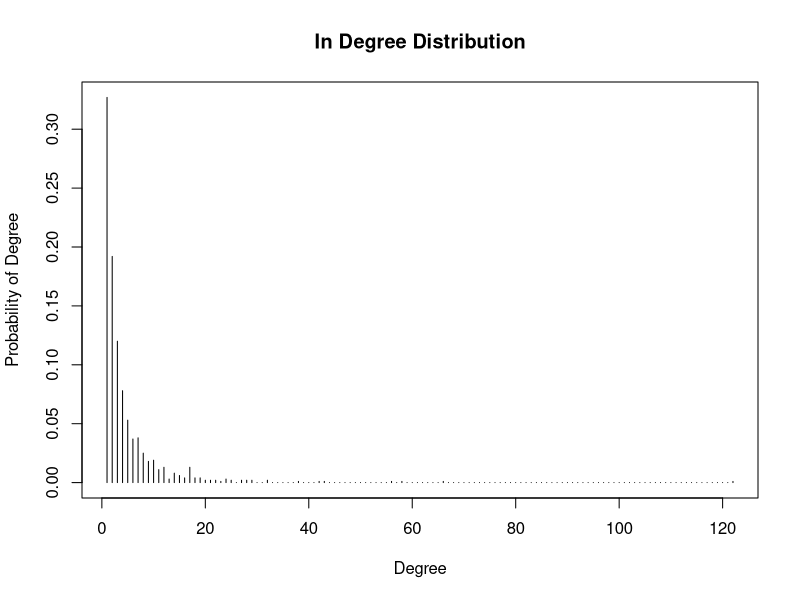
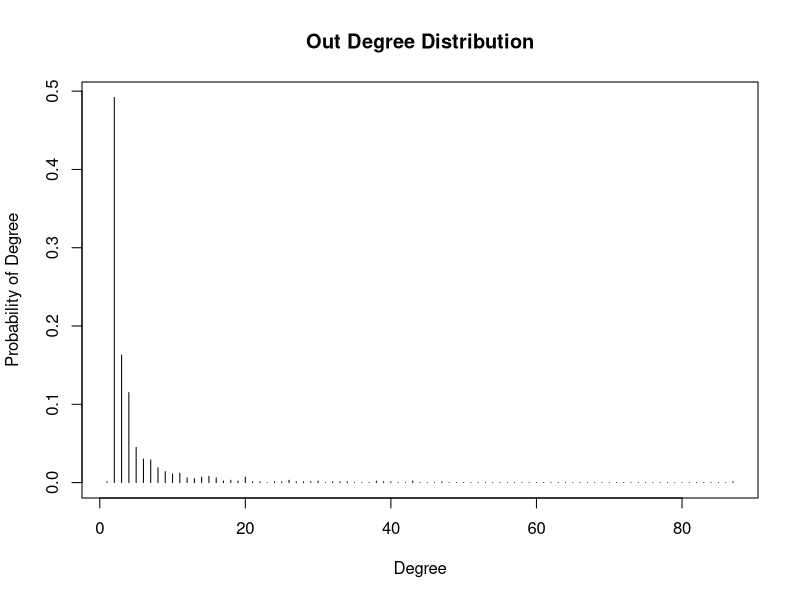

These charts were generated, in order, by the following R code:
library ("igraph")

#part a
numNodes <- 1000

g <- forest.fire.game (numNodes, fw.prob=0.37, bw.factor=0.32/0.37, ambs=1, TRUE)

g_in <- degree_distribution(g,mode="in")
g_out <- degree_distribution(g,mode="out")

# hist_in <- hist(degree(g,mode="in"), breaks=seq(-0.5, by=1 , length.out=max(degree(g,mode="in"))+2), main="In Degree Distribution")
# dev.new()
# hist_out <- hist(degree(g,mode="out"), breaks=seq(-0.5, by=1 , length.out=max(degree(g,mode="out"))+2), main="Out Degree Distribution")
# dev.new()

plot(1:length(g_in), g_in, "h", main="In Degree Distribution", xlab = "Degree", ylab = "Probability of Degree")
dev.new()
plot(1:length(g_out), g_out, "h", main="Out Degree Distribution", xlab = "Degree", ylab = "Probability of Degree")

#part b

dia <- diameter(g, directed = TRUE, unconnected = TRUE, weights = NULL)
print(sprintf("Diameter is: %d",dia))

#part c
g_com <- infomap.community(g)
print(sprintf("Modularity is: %f",max(g_com$modularity)))